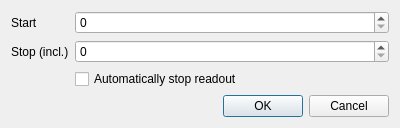
<?xml version="1.0" encoding="UTF-8"?>
<ui version="4.0">
 <class>GCReadoutDialog</class>
 <widget class="QDialog" name="GCReadoutDialog">
  <property name="geometry">
   <rect>
    <x>0</x>
    <y>0</y>
    <width>400</width>
    <height>124</height>
   </rect>
  </property>
  <property name="windowTitle">
   <string>Dialog</string>
  </property>
  <layout class="QFormLayout" name="formLayout">
   <item row="0" column="0">
    <widget class="QLabel" name="startLabel">
     <property name="text">
      <string>Start</string>
     </property>
    </widget>
   </item>
   <item row="0" column="1">
    <widget class="QSpinBox" name="startBox"/>
   </item>
   <item row="1" column="0">
    <widget class="QLabel" name="stopLabel">
     <property name="text">
      <string>Stop (incl.)</string>
     </property>
    </widget>
   </item>
   <item row="1" column="1">
    <widget class="QSpinBox" name="stopBox"/>
   </item>
   <item row="2" column="1">
    <widget class="QCheckBox" name="autoBox">
     <property name="text">
      <string>Automatically stop readout</string>
     </property>
    </widget>
   </item>
   <item row="3" column="0" colspan="2">
    <widget class="QDialogButtonBox" name="confirmBox">
     <property name="orientation">
      <enum>Qt::Horizontal</enum>
     </property>
     <property name="standardButtons">
      <set>QDialogButtonBox::Cancel|QDialogButtonBox::Ok</set>
     </property>
    </widget>
   </item>
  </layout>
 </widget>
 <resources/>
 <connections>
  <connection>
   <sender>confirmBox</sender>
   <signal>accepted()</signal>
   <receiver>GCReadoutDialog</receiver>
   <slot>accept()</slot>
   <hints>
    <hint type="sourcelabel">
     <x>248</x>
     <y>254</y>
    </hint>
    <hint type="destinationlabel">
     <x>157</x>
     <y>274</y>
    </hint>
   </hints>
  </connection>
  <connection>
   <sender>confirmBox</sender>
   <signal>rejected()</signal>
   <receiver>GCReadoutDialog</receiver>
   <slot>reject()</slot>
   <hints>
    <hint type="sourcelabel">
     <x>316</x>
     <y>260</y>
    </hint>
    <hint type="destinationlabel">
     <x>286</x>
     <y>274</y>
    </hint>
   </hints>
  </connection>
 </connections>
</ui>
